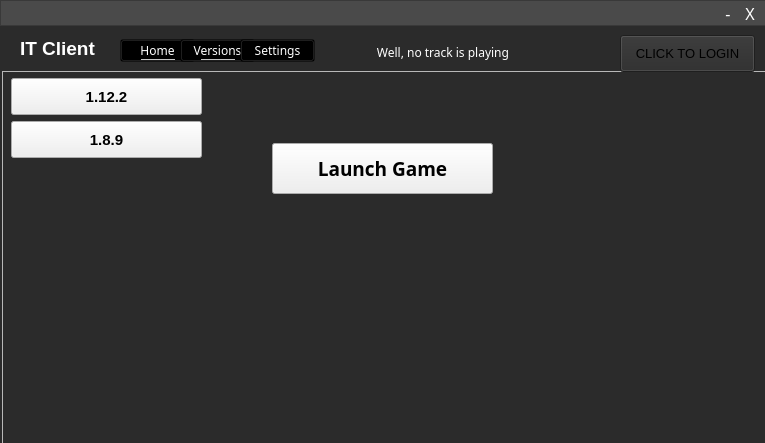
<?xml version="1.0" encoding="UTF-8"?>
<ui version="4.0">
 <author>voix's team</author>
 <class>ITClient</class>
 <widget class="QWidget" name="ITClient">
  <property name="windowModality">
   <enum>Qt::NonModal</enum>
  </property>
  <property name="geometry">
   <rect>
    <x>0</x>
    <y>0</y>
    <width>765</width>
    <height>443</height>
   </rect>
  </property>
  <property name="minimumSize">
   <size>
    <width>765</width>
    <height>443</height>
   </size>
  </property>
  <property name="maximumSize">
   <size>
    <width>765</width>
    <height>443</height>
   </size>
  </property>
  <property name="windowTitle">
   <string>IT Client</string>
  </property>
  <property name="styleSheet">
   <string notr="true">background-color :rgb(43, 43, 43);
</string>
  </property>
  <widget class="QLabel" name="Title">
   <property name="geometry">
    <rect>
     <x>20</x>
     <y>40</y>
     <width>162</width>
     <height>16</height>
    </rect>
   </property>
   <property name="font">
    <font>
     <family>Yu Gothic UI</family>
     <pointsize>14</pointsize>
     <weight>75</weight>
     <bold>true</bold>
    </font>
   </property>
   <property name="styleSheet">
    <string notr="true">color: white</string>
   </property>
   <property name="text">
    <string>IT Client</string>
   </property>
  </widget>
  <widget class="QPushButton" name="Home_Button">
   <property name="geometry">
    <rect>
     <x>120</x>
     <y>39</y>
     <width>75</width>
     <height>23</height>
    </rect>
   </property>
   <property name="font">
    <font>
     <family>Yu Gothic UI Light</family>
     <pointsize>9</pointsize>
    </font>
   </property>
   <property name="styleSheet">
    <string notr="true">color: white;background-color: transparent</string>
   </property>
   <property name="text">
    <string>Home</string>
   </property>
  </widget>
  <widget class="QPushButton" name="Version_button">
   <property name="geometry">
    <rect>
     <x>180</x>
     <y>39</y>
     <width>75</width>
     <height>23</height>
    </rect>
   </property>
   <property name="font">
    <font>
     <family>Yu Gothic UI Light</family>
     <pointsize>9</pointsize>
    </font>
   </property>
   <property name="styleSheet">
    <string notr="true">color: white;background-color: transparent</string>
   </property>
   <property name="text">
    <string>Versions</string>
   </property>
  </widget>
  <widget class="QFrame" name="Versions">
   <property name="enabled">
    <bool>true</bool>
   </property>
   <property name="geometry">
    <rect>
     <x>2</x>
     <y>71</y>
     <width>828</width>
     <height>393</height>
    </rect>
   </property>
   <property name="sizePolicy">
    <sizepolicy hsizetype="Preferred" vsizetype="Preferred">
     <horstretch>0</horstretch>
     <verstretch>0</verstretch>
    </sizepolicy>
   </property>
   <property name="maximumSize">
    <size>
     <width>16777215</width>
     <height>16777215</height>
    </size>
   </property>
   <property name="toolTipDuration">
    <number>-1</number>
   </property>
   <property name="styleSheet">
    <string notr="true">background-color: None</string>
   </property>
   <property name="frameShape">
    <enum>QFrame::StyledPanel</enum>
   </property>
   <property name="frameShadow">
    <enum>QFrame::Raised</enum>
   </property>
   <property name="lineWidth">
    <number>1</number>
   </property>
   <widget class="QPushButton" name="v189">
    <property name="geometry">
     <rect>
      <x>9</x>
      <y>50</y>
      <width>191</width>
      <height>37</height>
     </rect>
    </property>
    <property name="font">
     <font>
      <family>Yu Gothic UI</family>
      <pointsize>11</pointsize>
      <weight>75</weight>
      <bold>true</bold>
     </font>
    </property>
    <property name="styleSheet">
     <string notr="true">background-color: rgb(125, 125, 125);color: rgb(255, 255, 255);border-top-left-radius : 10px;border-top-right-radius : 10px;border-bottom-left-radius:10px;border-bottom-right-radius : 10px;

QPushButton {
    background-color: rgb(0, 98, 0)
}</string>
    </property>
    <property name="text">
     <string>1.8.9</string>
    </property>
   </widget>
   <widget class="QPushButton" name="v1122">
    <property name="geometry">
     <rect>
      <x>9</x>
      <y>7</y>
      <width>191</width>
      <height>37</height>
     </rect>
    </property>
    <property name="font">
     <font>
      <family>Yu Gothic UI</family>
      <pointsize>11</pointsize>
      <weight>75</weight>
      <bold>true</bold>
     </font>
    </property>
    <property name="styleSheet">
     <string notr="true">background-color: rgb(125, 125, 125);color: rgb(255, 255, 255);border-top-left-radius : 10px;border-top-right-radius : 10px;border-bottom-left-radius:10px;border-bottom-right-radius : 10px;

QPushButton {
    background-color: rgb(0, 98, 0)
}</string>
    </property>
    <property name="text">
     <string>1.12.2</string>
    </property>
   </widget>
  </widget>
  <widget class="QFrame" name="Home">
   <property name="geometry">
    <rect>
     <x>2</x>
     <y>71</y>
     <width>828</width>
     <height>399</height>
    </rect>
   </property>
   <property name="cursor">
    <cursorShape>ArrowCursor</cursorShape>
   </property>
   <property name="styleSheet">
    <string notr="true">background-color: None</string>
   </property>
   <property name="frameShape">
    <enum>QFrame::StyledPanel</enum>
   </property>
   <property name="frameShadow">
    <enum>QFrame::Raised</enum>
   </property>
   <widget class="QPushButton" name="start_game">
    <property name="geometry">
     <rect>
      <x>270</x>
      <y>72</y>
      <width>221</width>
      <height>51</height>
     </rect>
    </property>
    <property name="font">
     <font>
      <family>Yu Gothic UI Semibold</family>
      <pointsize>14</pointsize>
      <weight>75</weight>
      <bold>true</bold>
     </font>
    </property>
    <property name="styleSheet">
     <string notr="true">background-color: rgb(36, 157, 0);color: rgb(255, 255, 255);border-top-left-radius : 10px;border-top-right-radius : 10px;border-bottom-left-radius:10px;border-bottom-right-radius : 10px;

QPushButton {
    background-color: rgb(0, 98, 0)
}</string>
    </property>
    <property name="text">
     <string>Launch Game</string>
    </property>
   </widget>
  </widget>
  <widget class="QFrame" name="frame">
   <property name="geometry">
    <rect>
     <x>141</x>
     <y>59</y>
     <width>34</width>
     <height>1</height>
    </rect>
   </property>
   <property name="styleSheet">
    <string notr="true">background-color: white</string>
   </property>
   <property name="frameShape">
    <enum>QFrame::StyledPanel</enum>
   </property>
   <property name="frameShadow">
    <enum>QFrame::Raised</enum>
   </property>
  </widget>
  <widget class="QFrame" name="frame_2">
   <property name="geometry">
    <rect>
     <x>201</x>
     <y>59</y>
     <width>34</width>
     <height>1</height>
    </rect>
   </property>
   <property name="styleSheet">
    <string notr="true">background-color: white</string>
   </property>
   <property name="frameShape">
    <enum>QFrame::StyledPanel</enum>
   </property>
   <property name="frameShadow">
    <enum>QFrame::Raised</enum>
   </property>
  </widget>
  <widget class="QFrame" name="titlebar">
   <property name="geometry">
    <rect>
     <x>0</x>
     <y>0</y>
     <width>767</width>
     <height>26</height>
    </rect>
   </property>
   <property name="styleSheet">
    <string notr="true">background-color: rgb(74, 74, 74);</string>
   </property>
   <property name="frameShape">
    <enum>QFrame::StyledPanel</enum>
   </property>
   <property name="frameShadow">
    <enum>QFrame::Raised</enum>
   </property>
   <widget class="QPushButton" name="close">
    <property name="geometry">
     <rect>
      <x>740</x>
      <y>3</y>
      <width>20</width>
      <height>20</height>
     </rect>
    </property>
    <property name="font">
     <font>
      <family>Candara Light</family>
      <pointsize>12</pointsize>
      <weight>50</weight>
      <bold>false</bold>
     </font>
    </property>
    <property name="styleSheet">
     <string notr="true">color: white;
border-top-left-radius : 10px;border-top-right-radius : 10px;border-bottom-left-radius:10px;border-bottom-right-radius : 10px;</string>
    </property>
    <property name="text">
     <string>X</string>
    </property>
   </widget>
   <widget class="QPushButton" name="hide">
    <property name="geometry">
     <rect>
      <x>718</x>
      <y>3</y>
      <width>20</width>
      <height>20</height>
     </rect>
    </property>
    <property name="font">
     <font>
      <family>Candara Light</family>
      <pointsize>12</pointsize>
      <weight>50</weight>
      <bold>false</bold>
     </font>
    </property>
    <property name="styleSheet">
     <string notr="true">color: white;
border-top-left-radius : 10px;border-top-right-radius : 10px;border-bottom-left-radius:10px;border-bottom-right-radius : 10px;</string>
    </property>
    <property name="text">
     <string>-</string>
    </property>
   </widget>
  </widget>
  <widget class="QPushButton" name="Profile">
   <property name="geometry">
    <rect>
     <x>620</x>
     <y>35</y>
     <width>135</width>
     <height>37</height>
    </rect>
   </property>
   <property name="font">
    <font>
     <family>Arial</family>
     <pointsize>10</pointsize>
     <weight>50</weight>
     <bold>false</bold>
    </font>
   </property>
   <property name="styleSheet">
    <string notr="true">background-color: qlineargradient(spread:pad, x1:0, y1:0, x2:1, y2:0, stop:0 rgb(130, 130, 130), stop:1 rgb(171, 171, 171));color: rgb(255, 255, 255);border-top-left-radius : 10px;border-top-right-radius : 10px;border-bottom-left-radius:10px;border-bottom-right-radius : 10px;

QPushButton {
    background-color: rgb(0, 98, 0)
}</string>
   </property>
   <property name="text">
    <string>CLICK TO LOGIN</string>
   </property>
  </widget>
  <widget class="QPushButton" name="Settings_button">
   <property name="geometry">
    <rect>
     <x>240</x>
     <y>39</y>
     <width>75</width>
     <height>23</height>
    </rect>
   </property>
   <property name="font">
    <font>
     <family>Yu Gothic UI Light</family>
     <pointsize>9</pointsize>
    </font>
   </property>
   <property name="styleSheet">
    <string notr="true">color: white;background-color: transparent</string>
   </property>
   <property name="text">
    <string>Settings</string>
   </property>
  </widget>
  <widget class="QPushButton" name="play">
   <property name="geometry">
    <rect>
     <x>557</x>
     <y>44</y>
     <width>20</width>
     <height>20</height>
    </rect>
   </property>
   <property name="styleSheet">
    <string notr="true">border-radius: 1px;
image: url(../resources/play.png);</string>
   </property>
   <property name="text">
    <string/>
   </property>
   <property name="icon">
    <iconset theme="../resources/play.png"/>
   </property>
   <property name="iconSize">
    <size>
     <width>20</width>
     <height>20</height>
    </size>
   </property>
  </widget>
  <widget class="QLabel" name="songname">
   <property name="geometry">
    <rect>
     <x>322</x>
     <y>42</y>
     <width>187</width>
     <height>21</height>
    </rect>
   </property>
   <property name="font">
    <font>
     <family>Yu Gothic UI Light</family>
     <pointsize>9</pointsize>
     <weight>50</weight>
     <bold>false</bold>
    </font>
   </property>
   <property name="styleSheet">
    <string notr="true">color: white</string>
   </property>
   <property name="text">
    <string>Well, no track is playing</string>
   </property>
   <property name="alignment">
    <set>Qt::AlignRight|Qt::AlignTrailing|Qt::AlignVCenter</set>
   </property>
  </widget>
  <widget class="QPushButton" name="previous">
   <property name="geometry">
    <rect>
     <x>523</x>
     <y>44</y>
     <width>20</width>
     <height>20</height>
    </rect>
   </property>
   <property name="styleSheet">
    <string notr="true">border-radius: 1px</string>
   </property>
   <property name="text">
    <string/>
   </property>
   <property name="icon">
    <iconset>
     <normaloff>resources/skip_to_start.png</normaloff>resources/skip_to_start.png</iconset>
   </property>
   <property name="iconSize">
    <size>
     <width>20</width>
     <height>20</height>
    </size>
   </property>
  </widget>
  <widget class="QPushButton" name="skip">
   <property name="geometry">
    <rect>
     <x>591</x>
     <y>44</y>
     <width>20</width>
     <height>20</height>
    </rect>
   </property>
   <property name="styleSheet">
    <string notr="true">border-radius: 1px</string>
   </property>
   <property name="text">
    <string/>
   </property>
   <property name="icon">
    <iconset>
     <normaloff>resources/end.png</normaloff>resources/end.png</iconset>
   </property>
   <property name="iconSize">
    <size>
     <width>20</width>
     <height>20</height>
    </size>
   </property>
  </widget>
 </widget>
 <resources>
  <include location="icons.qrc"/>
 </resources>
 <connections>
  <connection>
   <sender>Home_Button</sender>
   <signal>clicked()</signal>
   <receiver>Versions</receiver>
   <slot>hide()</slot>
   <hints>
    <hint type="sourcelabel">
     <x>157</x>
     <y>27</y>
    </hint>
    <hint type="destinationlabel">
     <x>415</x>
     <y>244</y>
    </hint>
   </hints>
  </connection>
  <connection>
   <sender>Home_Button</sender>
   <signal>clicked()</signal>
   <receiver>Home</receiver>
   <slot>show()</slot>
   <hints>
    <hint type="sourcelabel">
     <x>157</x>
     <y>27</y>
    </hint>
    <hint type="destinationlabel">
     <x>415</x>
     <y>247</y>
    </hint>
   </hints>
  </connection>
  <connection>
   <sender>Version_button</sender>
   <signal>clicked()</signal>
   <receiver>Versions</receiver>
   <slot>show()</slot>
   <hints>
    <hint type="sourcelabel">
     <x>217</x>
     <y>28</y>
    </hint>
    <hint type="destinationlabel">
     <x>415</x>
     <y>244</y>
    </hint>
   </hints>
  </connection>
  <connection>
   <sender>Version_button</sender>
   <signal>clicked()</signal>
   <receiver>Home</receiver>
   <slot>hide()</slot>
   <hints>
    <hint type="sourcelabel">
     <x>217</x>
     <y>28</y>
    </hint>
    <hint type="destinationlabel">
     <x>415</x>
     <y>247</y>
    </hint>
   </hints>
  </connection>
  <connection>
   <sender>Home_Button</sender>
   <signal>clicked()</signal>
   <receiver>frame</receiver>
   <slot>show()</slot>
   <hints>
    <hint type="sourcelabel">
     <x>157</x>
     <y>27</y>
    </hint>
    <hint type="destinationlabel">
     <x>157</x>
     <y>36</y>
    </hint>
   </hints>
  </connection>
  <connection>
   <sender>Version_button</sender>
   <signal>clicked()</signal>
   <receiver>frame</receiver>
   <slot>hide()</slot>
   <hints>
    <hint type="sourcelabel">
     <x>217</x>
     <y>28</y>
    </hint>
    <hint type="destinationlabel">
     <x>157</x>
     <y>36</y>
    </hint>
   </hints>
  </connection>
  <connection>
   <sender>Version_button</sender>
   <signal>clicked()</signal>
   <receiver>frame_2</receiver>
   <slot>show()</slot>
   <hints>
    <hint type="sourcelabel">
     <x>217</x>
     <y>28</y>
    </hint>
    <hint type="destinationlabel">
     <x>216</x>
     <y>36</y>
    </hint>
   </hints>
  </connection>
  <connection>
   <sender>Home_Button</sender>
   <signal>clicked()</signal>
   <receiver>frame_2</receiver>
   <slot>hide()</slot>
   <hints>
    <hint type="sourcelabel">
     <x>157</x>
     <y>27</y>
    </hint>
    <hint type="destinationlabel">
     <x>216</x>
     <y>36</y>
    </hint>
   </hints>
  </connection>
 </connections>
</ui>
